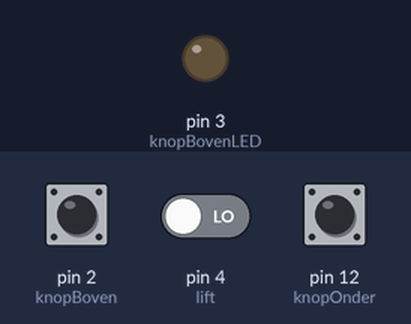
Simulated run of this sketch. Board: Arduino Uno, built with avr-gcc and run on an emulated ATmega328P. Shown: output pins drawn as LEDs (lit = HIGH). The test bench sets the inputs (shaded band); at power-on: pin 2 (knopBoven) LOW, pin 4 (lift) LOW, pin 12 (knopOnder) LOW.

Above: at 1.2 s.
1.3 s: pin 2 (knopBoven) pulled HIGH for 0.15 s
At 2.5 s:
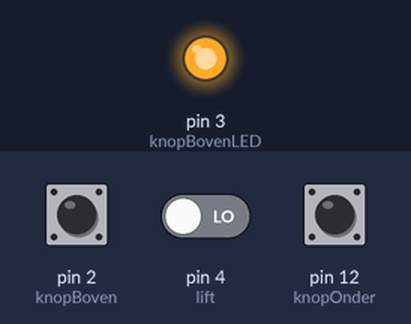
2.9 s: pin 4 (lift) driven HIGH
At 3.7 s:
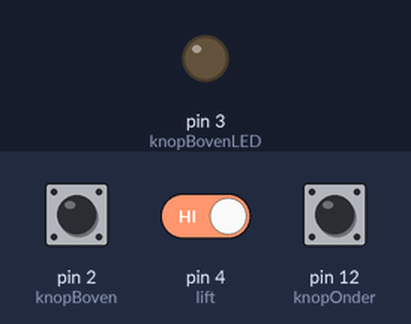
4.4 s: pin 2 (knopBoven) pulled HIGH for 1 s
At 5.2 s:
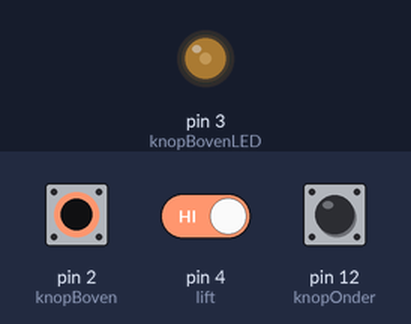
6.9 s: pin 2 (knopBoven) pulled HIGH for 3.2 s
At 10.6 s:
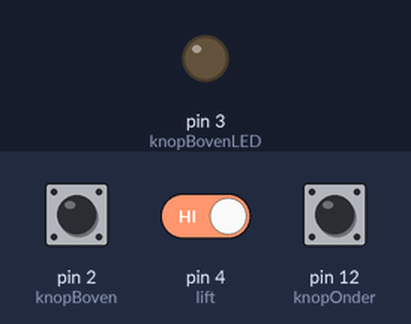
11.6 s: pin 2 (knopBoven) driven HIGH and pin 4 (lift) driven LOW
At 12.7 s:
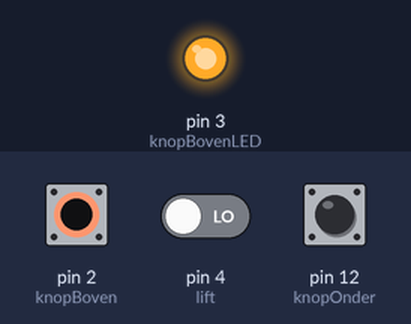
Timing chart, 0 to 14.1 s (numbered marks = the images above; inputs shaded):
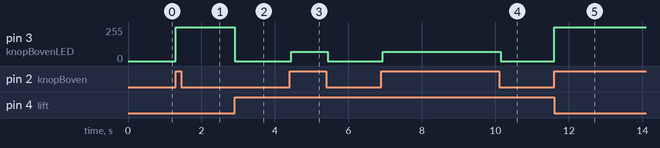

Measured:
- after the input at 1.3 s, pin 3 (knopBovenLED): 0/255 → 255/255 at once
- after the input at 2.9 s, pin 3 (knopBovenLED): 255/255 → 0/255 at once
- after the input at 4.4 s, pin 3 (knopBovenLED): 0/255 → 71/255 at once, → 0/255 1.0 s later
- after the input at 6.9 s, pin 3 (knopBovenLED): 0/255 → 71/255 at once, → 0/255 3.2 s later
- after the input at 11.6 s, pin 3 (knopBovenLED): 0/255 → 255/255 at once

The sketch:

Pushbutton_lift_simulatie.ino
```cpp
#define knopBoven 2
#define knopBovenLED 3
#define knopOnder 12
#define knopOnderLED 13
#define lift 4

int knopStateB = 0;
int knopStateO = 0;
int liftState = 0;

void setup()
{
  pinMode(knopBoven, INPUT);
  pinMode(knopBovenLED, OUTPUT);
  pinMode(knopOnder, INPUT);
  pinMode(knopOnderLED, INPUT);
  pinMode(lift, INPUT);
}

void loop()
{
  knopStateB = digitalRead(knopBoven);
  if (knopStateB == HIGH)
  {
    digitalWrite(knopBovenLED, HIGH);
  }
  liftState = digitalRead(lift);
  if (liftState == HIGH)
  {
    digitalWrite(knopBovenLED, LOW);
  }

  knopStateO = digitalRead(knopOnder);
  if (knopStateO == HIGH)
  {
    digitalWrite(knopOnderLED, HIGH);
  }
  liftState = digitalRead(lift);
  if (liftState == HIGH)
  {
    digitalWrite(knopOnderLED, LOW);
  }
}
```
